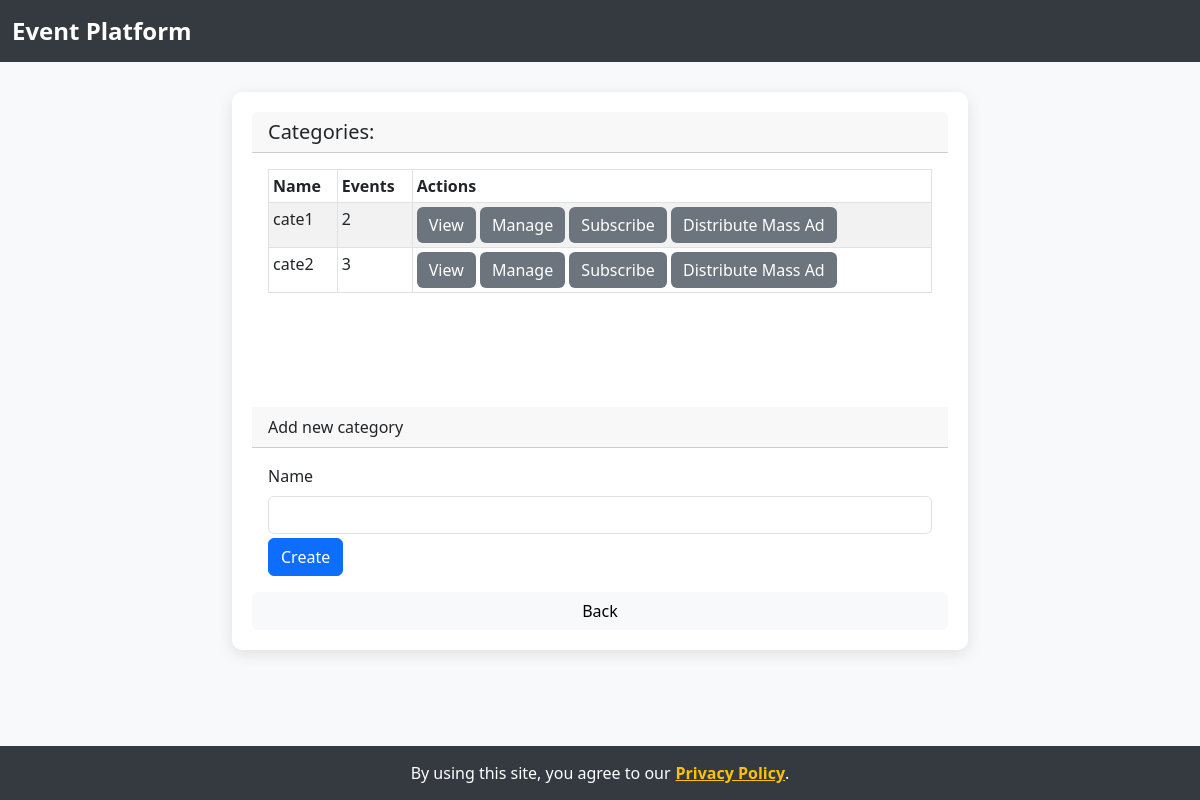
The page /categories on the database its author committed.
### model.py (models this page shows, shortened)
class Category(db.Model):
    id = db.Column(db.Integer, primary_key=True)
    name = db.Column(db.String(100))
    subscribers = db.relationship('Person', secondary=subs, lazy='subquery',
                                  backref=db.backref('subscriptions', lazy=True))
    moderators = db.relationship('Person', secondary=mods, lazy='subquery',
                                 backref=db.backref('moderates', lazy=True))
    events = db.relationship('Event', secondary=evts, lazy='subquery',
                             backref=db.backref('categories', lazy=True))

### app.py (the view)
    def wrapper(*args, **kwargs):
        try:
            return func(*args, **kwargs)
        except SecurityException as se:
            db.session.rollback()
            return render_template(se.page, security_violation = True, se_msg = se.msg, **se.params)
        except PrivacyException as pe:
            db.session.rollback()
            return render_template(pe.page, privacy_violation = True, priv_msg = pe.msg, **pe.params)

### app.py (called while the page is built)
def secure(func):
    def wrapper(*args, **kwargs):
        try:
            return func(*args, **kwargs)
        except SecurityException as se:
            db.session.rollback()
            return render_template(se.page, security_violation = True, se_msg = se.msg, **se.params)
        except PrivacyException as pe:
            db.session.rollback()
            return render_template(pe.page, privacy_violation = True, priv_msg = pe.msg, **pe.params)
    wrapper.__name__ = func.__name__
    return wrapper

@app.route('/categories')
@secure
def categories():
    from project import categories
    result=categories()
    if type(result) == Response:
        return result
    else:
        return render_template('categories.html', **result)

### dto.py (called while the page is built, shortened)
def _clear_cache():
    PersonDTO._cache = {}
    RoleDTO._cache = {}
    EventDTO._cache = {}
    CategoryDTO._cache = {}
    AdDTO._cache = {}

    def _clone(clone):
        if not clone.id in PersonDTO._cache:
            PersonDTO._cache[clone.id] = PersonDTO(clone.id,
                                                name=clone.name,
                                                surname=clone.surname,
                                                username=clone.username,
                                                password=clone.password,
                                                email=clone.email,
                                                gender=clone.gender)
        return PersonDTO._cache[clone.id]

    def _clones(clones):
        return list(map(lambda o: PersonDTO._clone(o),clones))

    def copy(copy, bulk=False):
        if isinstance(copy,AnonymousUserMixin):
            return copy

    def _clone(clone):
        if not clone.id in EventDTO._cache:
            EventDTO._cache[clone.id] = EventDTO(clone.id,
                                                title=clone.title,
                                                description=clone.description)
        return EventDTO._cache[clone.id]

    def _clones(clones):
        return list(map(lambda o: EventDTO._clone(o),clones))

    def _clone(clone):
        if not clone.id in CategoryDTO._cache:
            CategoryDTO._cache[clone.id] = CategoryDTO(clone.id,
                                                name=clone.name)
        return CategoryDTO._cache[clone.id]

    def _clones(clones):
        return list(map(lambda o: CategoryDTO._clone(o),clones))

### templates/categories.html
{% extends 'backable.html' %}
{% block content %}
<h5 class="card-header">Categories:</h5>
<div class="card-body">
  <div style="overflow: scroll; height: 222px;">
    <table id="categoriesTbl" class="table table-striped table-bordered table-hover table-sm table-responsive" cellspacing="0" width="100%">
      <thead>
        <tr>
          <th>Name</th>
          <th>Events</th>
          <th>Actions</th>
        </tr>
      </thead>
      <tbody>
        {% for c in categories %}
        <tr>
          <td>{{ c.name }}</td>
          <td>{{ c.events.__len__() }}</td>
          <td>
            <a href="{{ url_for('view_category', id=c.id) }}"><input type="submit" value="View"
            class="btn btn-secondary"></a>
            <a href="{{ url_for('edit_category', id=c.id) }}"><input type="submit" value="Manage"
            class="btn btn-secondary"></a>
            <a href="{{ url_for('subscribe', id=c.id) }}"><input type="submit" value="Subscribe" class="btn btn-secondary"></a>
            <a href="{{ url_for('send_mass_advertisement', id=c.id) }}"><input type="submit" value="Distribute Mass Ad" class="btn btn-secondary"></a>
          </td>
        </tr>
        {% endfor %}
      </tbody>
    </table>
  </div>
</div>
<div class="card-header">Add new category</div>
<div class="card-body">
  <div class="card-text">
    <form method='post' action={{ url_for('create_category') }}>
      <div class="form-group mb-1">
        <label for="name" class="form-label">Name</label>
        <input type="text" name="name" id="name" class="form-control">
      </div>
      <input type="submit" value="Create" class="btn btn-primary">
    </form>
  </div>
</div>
{% endblock %}

### templates/template.html (style rules this page uses)
body { background-color: #f8f9fa; }
.btn-secondary { background-color: #6c757d; border: none; }

### rows shown on the page
Category: name "cate1", events.__len__ "2"
Category: name "cate2", events.__len__ "3"
